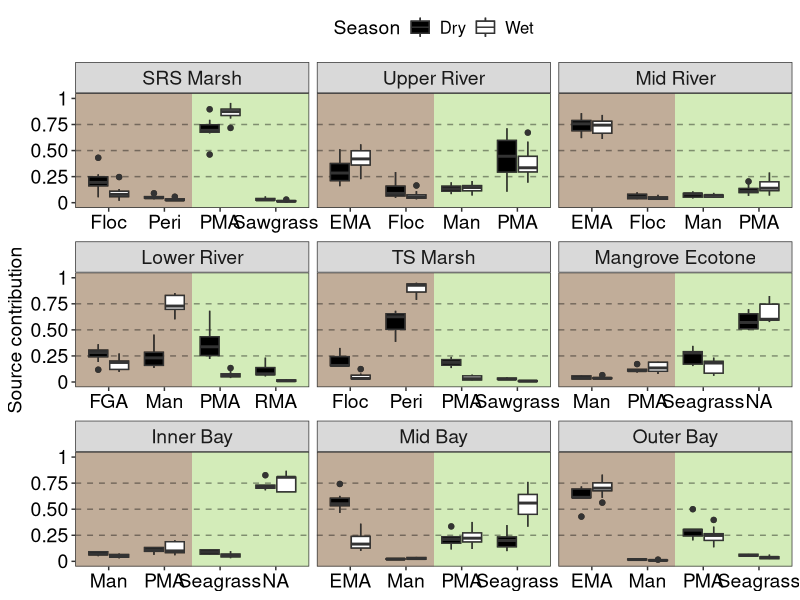
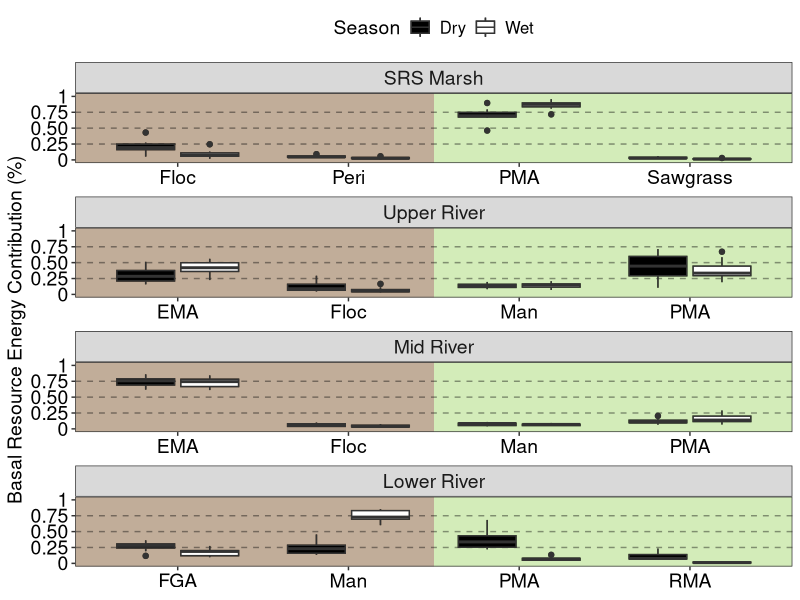
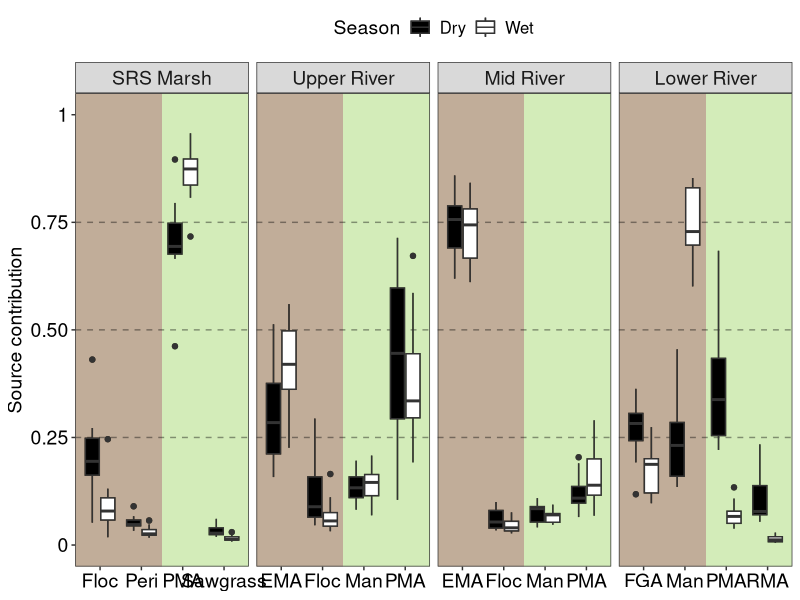
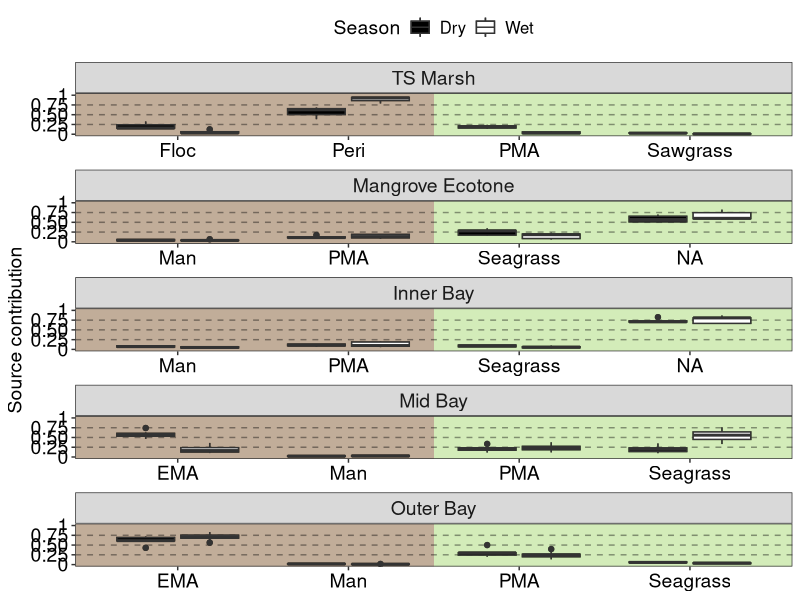
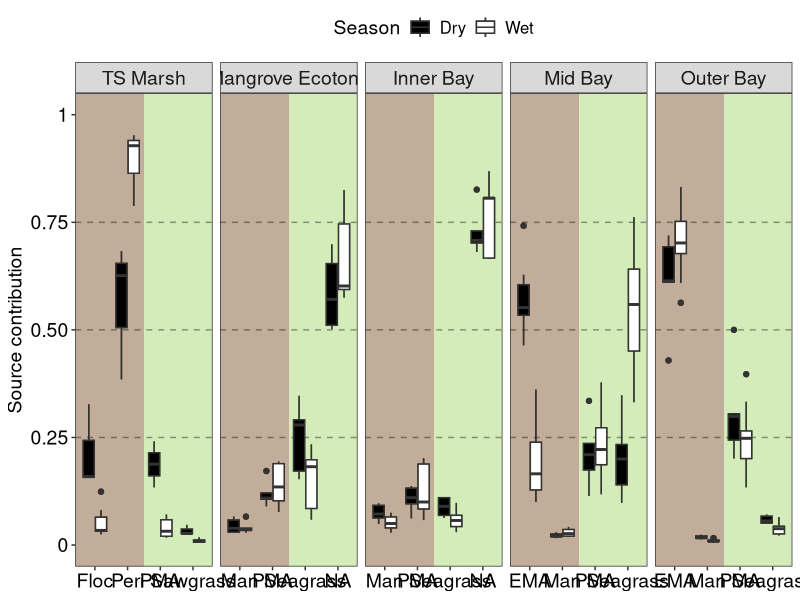
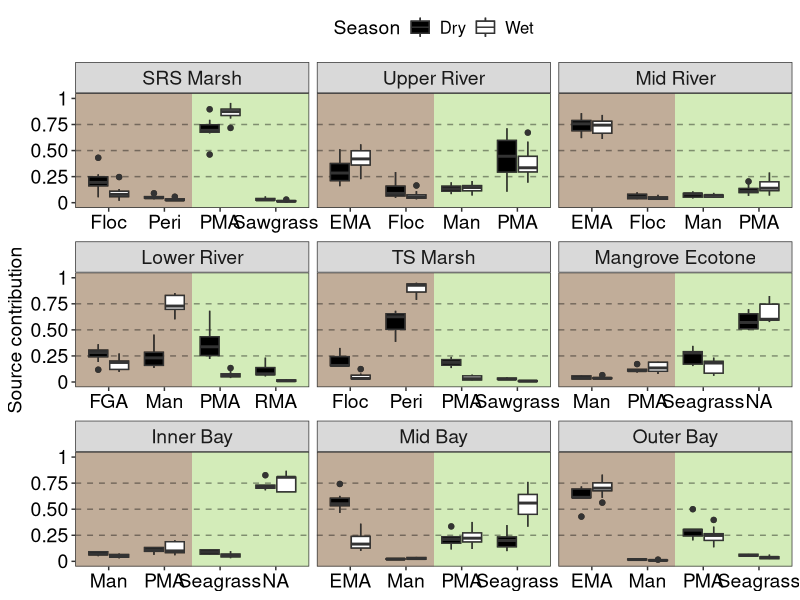
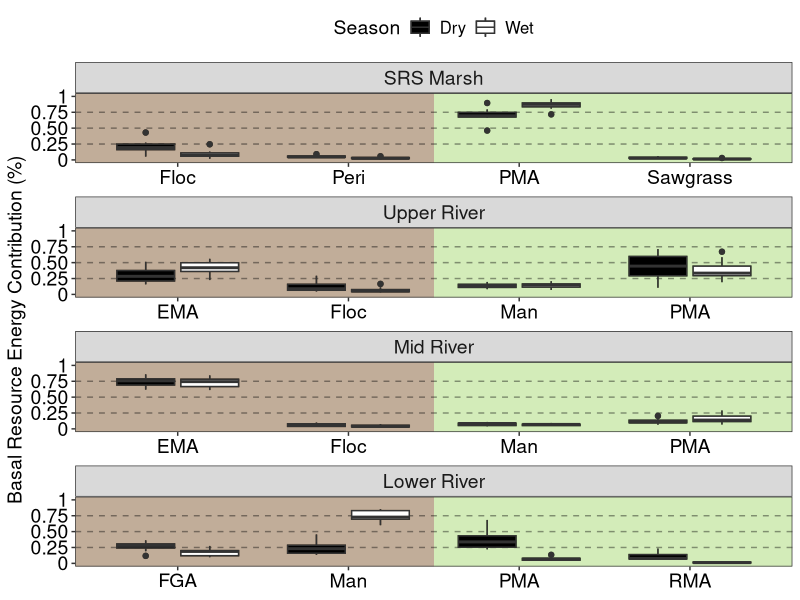
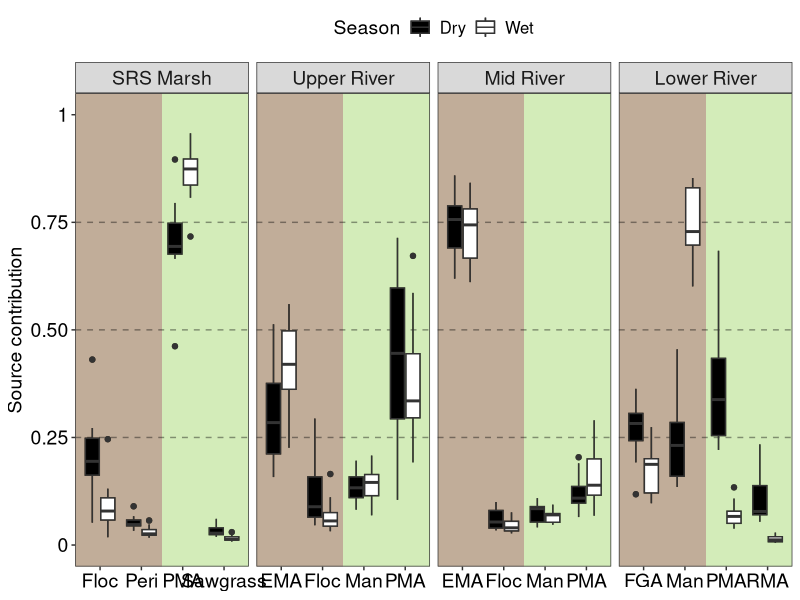

The R script that drew these images, in order:
#' """ Make basal resource figures for each transect with shaded background
#'     @author: Ryan James, James Sturges
#'     date: 9/22/23"""

library(tidyverse)

# load data ----
MixOut_RB10 = read.csv('data/Mix_Quants/MT_RB10.csv')
MixOut_SRS3 = read.csv('data/Mix_Quants/MT_SRS3.csv')
MixOut_SRS4 = read.csv('data/Mix_Quants/MT_SRS4.csv')
MixOut_SRS6 = read.csv('data/Mix_Quants/MT_SRS6.csv')
MixOut_TS3 = read.csv('data/Mix_Quants/MT_TS3.csv')
MixOut_TS7 = read.csv('data/Mix_Quants/MT_TS7.csv')
MixOut_TS9 = read.csv('data/Mix_Quants/MT_TS9.csv')
MixOut_TS10 = read.csv('data/Mix_Quants/MT_TS10.csv')
MixOut_TS11 = read.csv('data/Mix_Quants/MT_TS11.csv')

# SRSMixout_gb <- bind_rows(MixOut_RB10, MixOut_SRS3, MixOut_SRS4, MixOut_SRS6)
# 
# SRSMixout_gb = SRSMixout_gb %>% 
#   rename(site = type, season = code) %>%
#   mutate(path = case_when(
#     source %in% c("Epiphytes", "Phytoplankton", "Filamentous Green Algae", "Periphyton") ~ "green",
#     source %in% c("Mangrove", "Sawgrass", "Red Macroalgae",'Floc') ~ "brown",
#     TRUE ~ NA_character_  # For other cases, you can assign NA or something else if needed
#   ))
# 
# SRSMixout_gb = SRSMixout_gb %>% 
#   group_by(name, site, season, path) %>% 
#   summarize(value = sum(mean)) %>% 
#   pivot_wider(names_from = path, values_from = value)
# 
# TSMixout_gb <- rbind(MixOut_TS3, MixOut_TS7, MixOut_TS9, MixOut_TS10, MixOut_TS11)
# 
# TSMixout_gb = TSMixout_gb %>% 
#   rename(site = type, season = code) %>%
#   mutate(path = case_when(
#     source %in% c("Epiphytes", "Phytoplankton", "Filamentous Green Algae", "Periphyton", "Epiphytic microalgae", 'SPOM') ~ "green",
#     source %in% c("Mangrove", "Sawgrass", "Red Macroalgae", "Seagrass", 'Floc') ~ "brown",
#     TRUE ~ NA_character_  # For other cases, you can assign NA or something else if needed
#   ))
# 
# TSMixout_gb = TSMixout_gb %>% 
#   group_by(name, site, season, path) %>% 
#   summarize(value = sum(mean)) %>% 
#   pivot_wider(names_from = path, values_from = value)
# 
# 
# y_label_formatter <- function(x) {
#   ifelse(x %% 1 == 0, formatC(x, format = "f", digits = 0), formatC(x, format = "f", digits = 2))
# }
# 
# 
# combined_df = bind_rows(SRSMixout_gb,TSMixout_gb) %>%  
#   mutate(transect = case_when(
#     site %in% c("SRS3", "SRS4","SRS6", "RB10") ~ "Shark River Slough",
#     site %in% c("TS3", "TS7", "TS9", "TS10", "TS11") ~ "Taylor Slough"))
# 
# unique_names <- combined_df %>%
#   group_by(site, season) %>%
#   summarize(unique_names = n_distinct(name))
# 
# 
# # Combined Brown vs Green boxplot----
# combined_df <- combined_df %>%
#   mutate(site = ifelse(site == "RB10", "Upper River",
#                        ifelse(site == "SRS3", "SRS Marsh",
#                               ifelse(site == "SRS4", "Mid River",
#                                      ifelse(site == "SRS6", "Lower River",
#                                             ifelse(site == "TS3", "TS Marsh",
#                                                    ifelse(site == "TS7", "Mangrove Ecotone",
#                                                           ifelse(site == "TS9", "Inner Bay",
#                                                                  ifelse(site == "TS10", "Mid Bay",
#                                                                         ifelse(site == "TS11", "Outer Bay", site)
#                                                                  )
#                                                           )
#                                                    )
#                                             )
#                                      )
#                               )
#                        )
#   ),
#   site = factor(site, levels = c( "SRS Marsh","Upper River","Mid River","Lower River", "TS Marsh", "Mangrove Ecotone", "Inner Bay", "Mid Bay", "Outer Bay")))
# 
# combined_df = combined_df %>% 
#   group_by(site, season) %>% 
#   mutate(fill = mean(green),
#          site = factor(site, levels = c( "Outer Bay","Mid Bay","Inner Bay","Mangrove Ecotone" ,"TS Marsh", "Lower River", "Mid River","Upper River" ,"SRS Marsh" )))
# 
# 
# combined dataset from mixing model outputs
s_df= tibble(source = c("Sawgrass", "Mangrove",
                         "Floc","Red Macroalgae","Seagrass",
                         "Epiphytes","Periphyton","Filamentous Green Algae",
                         'SPOM',"Phytoplankton"),
             lab = c('Sawgrass', 'Man',
                      "Floc","RMA","Seagrass",
                      'EMA','Peri','FGA',
                      'POM', 'Phyto'),
             s = c('b1', 'b1',
                    'b2','b2','b2',
                    'g1','g1','g1',
                    'g2','g2'),
             x = c(1,1,
                   2,2,2,
                   3,3,3,
                   4,4),
             g = c('brown','brown',
                   'brown','brown','brown',
                   'green','green','green',
                   'green','green')) |> 
  mutate(lab = factor(lab, levels = c('Sawgrass', 'Man',
                                      "Floc","RMA","Seagrass",
                                      'EMA','Peri','FGA',
                                      'POM', 'Phyto')),
         lb = factor(lab, levels = c( "Man","Sawgrass","Floc","RMA",
                                      "Seagrass", "EMA","Peri" ,
                                      "Phyto",  "FGA", "POM")))

names = tibble(site = c("RB10","SRS3", "SRS4","SRS6",
                        "TS3", "TS7", "TS9", "TS10", "TS11"),
               slab = c("Upper River", "SRS Marsh", "Mid River", "Lower River",
                         "TS Marsh","Mangrove Ecotone","Inner Bay", "Mid Bay", "Outer Bay"))

cont_df = bind_rows(MixOut_RB10, MixOut_SRS3, MixOut_SRS4, MixOut_SRS6, MixOut_TS3, MixOut_TS7, MixOut_TS9, MixOut_TS10, MixOut_TS11) |> 
  as_tibble() |> 
  rename(site = type, season = code) |> 
  left_join(s_df, by = 'source') |> 
  left_join(names, by = 'site') |> 
  mutate(transect = case_when(
    site %in% c("SRS3", "SRS4","SRS6", "RB10") ~ "Shark River Slough",
    site %in% c("TS3", "TS7", "TS9", "TS10", "TS11") ~ "Taylor Slough"),
    slab = factor(slab, levels = c( "SRS Marsh","Upper River","Mid River","Lower River", "TS Marsh", "Mangrove Ecotone", "Inner Bay", "Mid Bay", "Outer Bay")))

#663300 for brown and #92D050 for green
y_label_formatter <- function(x) {
  ifelse(x %% 1 == 0, formatC(x, format = "f", digits = 0), formatC(x, format = "f", digits = 2))
}

cont_df <- cont_df %>%
  mutate(lab = case_when(
    lab == "Phyto" ~ "PMA",
    TRUE ~ lab
  ))
cont_df <- cont_df %>%
  mutate(lab = case_when(
    lab == "POM" ~ "PMA",
    TRUE ~ lab
  ))

ggplot(data = cont_df, aes(x = lab, y = mean, fill = season)) +
  geom_boxplot() + # gets drawn over but sets order of axes not sure why it changes order when start with geom_rect
  geom_rect(data = cont_df |> group_by(slab) |> slice(1),
            aes(xmax = Inf, xmin = 2.5, ymax = Inf, ymin =-Inf), fill = '#92D050', alpha = 0.4)+
  geom_rect(data = cont_df |> group_by(slab) |> slice(1),
            aes(xmin = -Inf, xmax = 2.5, ymax = Inf, ymin =-Inf), fill = '#663300', alpha = 0.4)+
  geom_hline(yintercept = c(0.25, 0.5, 0.75), linetype = 'dashed', alpha = 0.4)  +
  geom_boxplot() +
  theme_bw() +
  facet_wrap(~slab, scales = "free_x") +
  scale_fill_manual(values = c("Dry" = "black", "Wet" = "white")) +
  scale_y_continuous(
    breaks = c(0.0, 0.25, 0.5, 0.75, 1.0),
    limits = c(0, 1),
    labels = y_label_formatter) +
  labs(
    y = "Source contribution",
    x = NULL,
    fill = "Season")+
  theme(axis.title = element_text(size = 14),
        axis.text = element_text(size = 14, color = "black"),
        plot.title = element_text(size = 14, hjust=0.5),
        panel.grid.major = element_blank(),
        panel.grid.minor = element_blank(),
        legend.position = 'top',
        legend.title = element_text(size = 14),
        strip.text.x = element_text(size = 14),
        legend.text = element_text(size = 12))
  # theme(
  #   axis.title = element_text(size = 32), 
  #   axis.text.y = element_text(size = 20, colour = "black", face = "bold"), 
  #   axis.text.x = element_text(
  #     size = 18,
  #     colour = 'black'), 
  #   plot.title = element_text(size = 18, hjust = 0.5),
  #   panel.grid.major = element_blank(),
  #   panel.grid.minor = element_blank(),
  #   legend.position = 'top',
  #   legend.title = element_text(size = 32, face = "bold"),
  #   strip.text.x = element_text(size = 26, face = "bold"),
  #   strip.text.y = element_text(size = 18, face = "bold"),
  #   legend.text = element_text(size = 24, face = "bold"))

ggsave("figures/source_cont_plot_GBcol.png", width = 9.5, height = 7.5, dpi = 600)

# SRS only 
srs = cont_df |> filter(transect == "Shark River Slough")
# SRS only 
ggplot(data = srs, aes(x = lab, y = mean, fill = season)) +
  geom_boxplot() + # gets drawn over but sets order of axes not sure why it changes order when start with geom_rect
  geom_rect(data = srs |> group_by(slab) |> slice(1),
            aes(xmax = Inf, xmin = 2.5, ymax = Inf, ymin =-Inf), fill = '#92D050', alpha = 0.4)+
  geom_rect(data = srs |> group_by(slab) |> slice(1),
            aes(xmin = -Inf, xmax = 2.5, ymax = Inf, ymin =-Inf), fill = '#663300', alpha = 0.4)+
  geom_hline(yintercept = c(0.25, 0.5, 0.75), linetype = 'dashed', alpha = 0.4)  +
  geom_boxplot() +
  theme_bw() +
  facet_wrap(~slab, scales = "free_x", drop = T, ncol = 1) +
  scale_fill_manual(values = c("Dry" = "black", "Wet" = "white")) +
  scale_y_continuous(
    breaks = c(0.0, 0.25, 0.5, 0.75, 1.0),
    limits = c(0, 1),
    labels = y_label_formatter) +
  labs(
    y = "Basal Resource Energy Contribution (%)",
    x = NULL,
    fill = "Season")+
  theme(axis.title = element_text(size = 14),
        axis.text = element_text(size = 14, color = "black"),
        plot.title = element_text(size = 14, hjust=0.5),
        panel.grid.major = element_blank(),
        panel.grid.minor = element_blank(),
        legend.position = 'top',
        legend.title = element_text(size = 14),
        strip.text.x = element_text(size = 14),
        legend.text = element_text(size = 12))
  # theme(
  #   axis.title = element_text(size = 14), 
  #   axis.text.y = element_text(size = 14, colour = "black", face = "bold"), 
  #   axis.text.x = element_text(
  #     size = 12,
  #     colour = 'black'), 
  #   panel.grid.major = element_blank(),
  #   panel.grid.minor = element_blank(),
  #   legend.position = 'top',
  #   legend.title = element_text(size = 14, face = "bold"),
  #   strip.text = element_text(size = 14, face = "bold"),
  #   legend.text = element_text(size = 12, face = "bold"))

ggsave("figures/Source_SRS_tall.png", width = 4, height = 8, dpi = 600)

# SRS only 
ggplot(data = srs, aes(x = lab, y = mean, fill = season)) +
  geom_boxplot() + # gets drawn over but sets order of axes not sure why it changes order when start with geom_rect
  geom_rect(data = srs |> group_by(slab) |> slice(1),
            aes(xmax = Inf, xmin = 2.5, ymax = Inf, ymin =-Inf), fill = '#92D050', alpha = 0.4)+
  geom_rect(data = srs |> group_by(slab) |> slice(1),
            aes(xmin = -Inf, xmax = 2.5, ymax = Inf, ymin =-Inf), fill = '#663300', alpha = 0.4)+
  geom_hline(yintercept = c(0.25, 0.5, 0.75), linetype = 'dashed', alpha = 0.4)  +
  geom_boxplot() +
  theme_bw() +
  facet_wrap(~slab, scales = "free_x", drop = T, nrow = 1) +
  scale_fill_manual(values = c("Dry" = "black", "Wet" = "white")) +
  scale_y_continuous(
    breaks = c(0.0, 0.25, 0.5, 0.75, 1.0),
    limits = c(0, 1),
    labels = y_label_formatter) +
  labs(
    y = "Source contribution",
    x = NULL,
    fill = "Season")+
  theme(axis.title = element_text(size = 14),
        axis.text = element_text(size = 14, color = "black"),
        plot.title = element_text(size = 14, hjust=0.5),
        panel.grid.major = element_blank(),
        panel.grid.minor = element_blank(),
        legend.position = 'top',
        legend.title = element_text(size = 14),
        strip.text.x = element_text(size = 14),
        legend.text = element_text(size = 12))

ggsave("figures/Source_SRS_wide.png", width = 12, height = 4, dpi = 600)

# TS only 
ts = cont_df |> filter(transect == "Taylor Slough")
# TS only 
ggplot(data = ts, aes(x = lab, y = mean, fill = season)) +
  geom_boxplot() + # gets drawn over but sets order of axes not sure why it changes order when start with geom_rect
  geom_rect(data = ts |> group_by(slab) |> slice(1),
            aes(xmax = Inf, xmin = 2.5, ymax = Inf, ymin =-Inf), fill = '#92D050', alpha = 0.4)+
  geom_rect(data = ts |> group_by(slab) |> slice(1),
            aes(xmin = -Inf, xmax = 2.5, ymax = Inf, ymin =-Inf), fill = '#663300', alpha = 0.4)+
  geom_hline(yintercept = c(0.25, 0.5, 0.75), linetype = 'dashed', alpha = 0.4)  +
  geom_boxplot() +
  theme_bw() +
  facet_wrap(~slab, scales = "free_x", drop = T, ncol = 1) +
  scale_fill_manual(values = c("Dry" = "black", "Wet" = "white")) +
  scale_y_continuous(
    breaks = c(0.0, 0.25, 0.5, 0.75, 1.0),
    limits = c(0, 1),
    labels = y_label_formatter) +
  labs(
    y = "Source contribution",
    x = NULL,
    fill = "Season")+
  theme(axis.title = element_text(size = 14),
        axis.text = element_text(size = 14, color = "black"),
        plot.title = element_text(size = 14, hjust=0.5),
        panel.grid.major = element_blank(),
        panel.grid.minor = element_blank(),
        legend.position = 'top',
        legend.title = element_text(size = 14),
        strip.text.x = element_text(size = 14),
        legend.text = element_text(size = 12))

ggsave("figures/Source_TS_tall.png", width = 4, height = 10, dpi = 600)

# TS only 
ggplot(data = ts, aes(x = lab, y = mean, fill = season)) +
  geom_boxplot() + # gets drawn over but sets order of axes not sure why it changes order when start with geom_rect
  geom_rect(data = ts |> group_by(slab) |> slice(1),
            aes(xmax = Inf, xmin = 2.5, ymax = Inf, ymin =-Inf), fill = '#92D050', alpha = 0.4)+
  geom_rect(data = ts |> group_by(slab) |> slice(1),
            aes(xmin = -Inf, xmax = 2.5, ymax = Inf, ymin =-Inf), fill = '#663300', alpha = 0.4)+
  geom_hline(yintercept = c(0.25, 0.5, 0.75), linetype = 'dashed', alpha = 0.4)  +
  geom_boxplot() +
  theme_bw() +
  facet_wrap(~slab, scales = "free_x", drop = T, nrow = 1) +
  scale_fill_manual(values = c("Dry" = "black", "Wet" = "white")) +
  scale_y_continuous(
    breaks = c(0.0, 0.25, 0.5, 0.75, 1.0),
    limits = c(0, 1),
    labels = y_label_formatter) +
  labs(
    y = "Source contribution",
    x = NULL,
    fill = "Season")+
  theme(axis.title = element_text(size = 14),
        axis.text = element_text(size = 14, color = "black"),
        plot.title = element_text(size = 14, hjust=0.5),
        panel.grid.major = element_blank(),
        panel.grid.minor = element_blank(),
        legend.position = 'top',
        legend.title = element_text(size = 14),
        strip.text.x = element_text(size = 14),
        legend.text = element_text(size = 12))

ggsave("figures/Source_TS_wide.png", width = 15, height = 4, dpi = 600)

